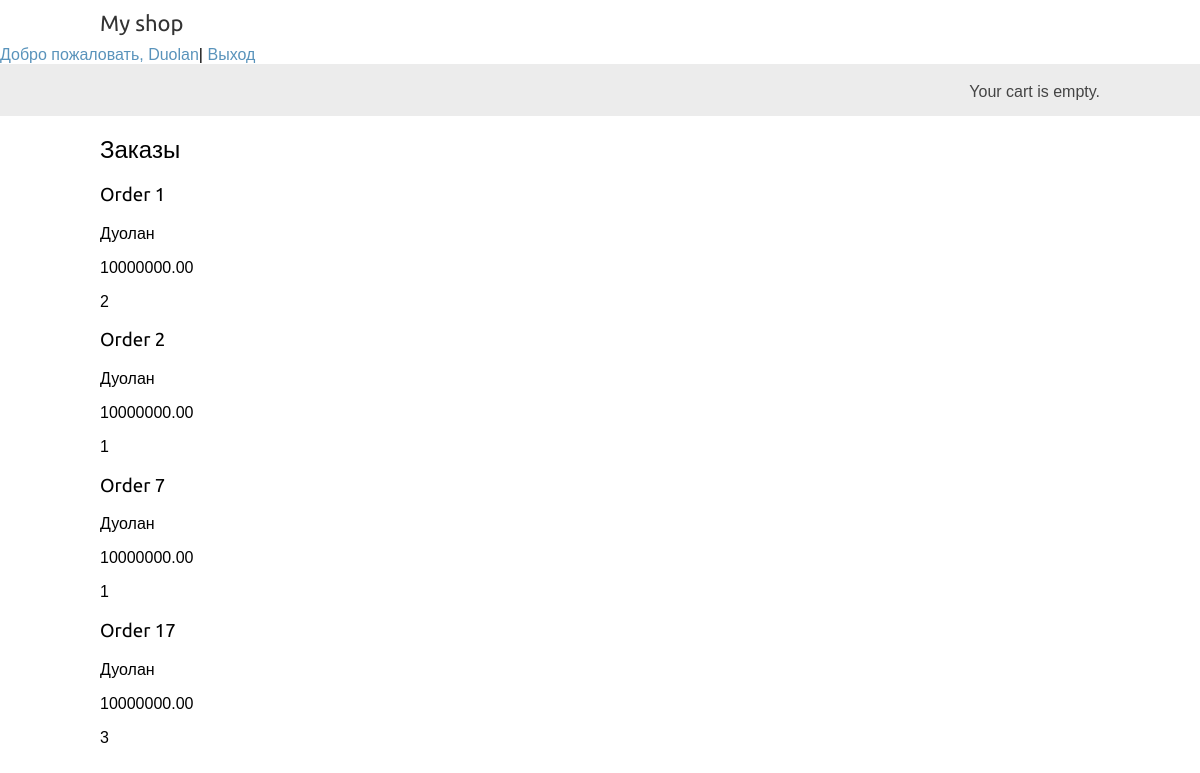
Page /waiter/ (signed in) on the committed database.
### orders/models.py (models this page shows, shortened)
class OrderItem(models.Model):
    order = models.ForeignKey(Order, on_delete=models.CASCADE, related_name='items')
    product = models.ForeignKey(Product, on_delete=models.CASCADE, related_name='order_items')
    price = models.DecimalField(max_digits=10, decimal_places=2)
    quantity = models.PositiveIntegerField(default=1)

class Order(models.Model):
    def get_num(date=datetime.now()):
        date = date.strftime('%Y%m%d')
        if Order.objects.all().last():
            last_order = Order.objects.all().last()
            if last_order.number[0:8] == date:
                num = int(last_order.number[8::]) + 1
            else:
                num = 1
        else:
            return f'{date}1'
        return (f'{date}{num}')
    number = models.CharField(max_length=12, default=get_num, verbose_name='номер заказа')
    class Meta:
        verbose_name = 'Заказ'
        verbose_name_plural = 'Заказы'
    def __str__(self):
        return 'Order {}'.format(self.id)

### shop/models.py (models this page shows, shortened)
class Product(models.Model):
    category = models.ForeignKey(Category, on_delete=models.CASCADE, related_name='products')
    name = models.CharField(max_length=200, db_index=True)
    slug = models.SlugField(max_length=200, db_index=True)
    image = models.ImageField(upload_to='products/%Y/%m/%d', blank=True)
    description = models.TextField(blank=True)
    price = models.DecimalField(max_digits=10, decimal_places=2)
    stock = models.PositiveIntegerField()
    available = models.BooleanField(default=True)
    created = models.DateTimeField(auto_now_add=True)
    updated = models.DateTimeField(auto_now=True)
    class Meta:
        ordering = ('name',)
        index_together = (('id', 'slug'),)
    def __str__(self):
        return self.name

### waiter/views.py (the view)
# urls.py: path('waiter/', include('waiter.urls', namespace='waiter')),
def waiter(request):
    orderitem = OrderItem.objects.all()
    return render(request, 'waiter/waiter.html', {'orderitem': orderitem})

### cart/cart.py (called while the page is built)
    def __len__(self):
        return sum(item['quantity'] for item in self.cart.values())

### cart/context_processors.py (called while the page is built)
def cart(request):
    return {'cart': Cart(request)}

### waiter/templates/waiter/waiter.html (shortened to what this page needs)
{% extends "shop/base.html" %}
{% block content %}
    <div class="features">
        <h1>Заказы</h1>
        {% for item in orderitem %}
            <div class="alert alert-warning">
                <h3>{{ item.order}}</h3>
                <p>{{ item.product }}</p>
                <p>{{ item.price }}</p>
                <p>{{ item.quantity }}</p>
            </div>
{% endfor %}
    </div>
{% endblock %}

### shop/templates/shop/base.html (shortened to what this page needs)
{% load static %}
<!DOCTYPE html>
<html>
<head>
    <link href="{% static 'css/base.css' %}" rel="stylesheet">
</head>
<body>
<div id="header">
    <a href="/" class="logo">My shop</a>
</div>
  <section class="py-5 text-center container">
    <div class="row py-lg-5">
      <div class="col-lg-4 col-md-8 mx-auto">
      {% if request.user.is_authenticated %}
      <a class="nav-link px-3" href="#">Добро пожаловать, {{ user.username }}</a>| <a class="nav-link px-3" href="{% url 'shop:logout' %}">Выход</a>
      {% else %}
      <a class="nav-link px-3" href="{% url 'shop:login' %}">Войти</a>
      <a class="nav-link px-3" href="{% url 'shop:registration' %}">Регистрация</a>
      {% endif %}
    </div>
</div>
<div id="subheader">
    <div class="cart">
        {% with total_items=cart|length %}
            {% if cart|length > 0 %}
               Your cart:
                <a href="{% url 'cart:cart_detail' %}">
                   {{ total_items }} item{{ total_items|pluralize }},
                    ${{ cart.get_total_price }}
                </a>
            {% else %}
                Your cart is empty.
            {% endif %}
        {% endwith %}
</div>
</div>
<div id="content">
    {% block content %}
    {% endblock %}
</div>
</body>
</html>

### shop/static/css/base.css (style rules this page uses)
body { margin:0; padding:0; font-family:helvetica, sans-serif; }
h1, h2, h3, h4, h5 , h6 { font-family: 'Ubuntu', sans-serif; font-weight:normal; }
a { text-decoration:none; color:#5993bb; }
#header { padding:10px 100px; font-size:18px; overflow:auto; }
#subheader { background:#ececec; color:#444; padding:15px 100px; overflow:auto; }
#header .logo { font-family: 'Ubuntu', sans-serif; float:left; color:#333; font-size:22px; margin-right:10%; }
#subheader .cart { float:right; padding-top:4px; }
#content { padding:0 100px; overflow:hidden; }

### rows in the picture
OrderItem: order "Order 1", product "Дуолан", price "10000000.00", quantity "2"
OrderItem: order "Order 2", product "Дуолан", price "10000000.00", quantity "1"
OrderItem: order "Order 7", product "Дуолан", price "10000000.00", quantity "1"
OrderItem: order "Order 17", product "Дуолан", price "10000000.00", quantity "3"

### other values in the picture
{{ user.username }} "Duolan"
